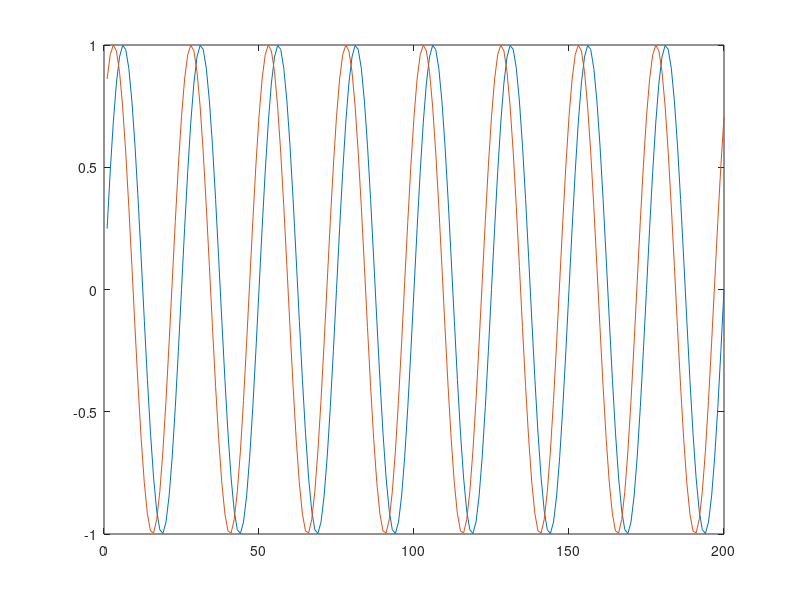
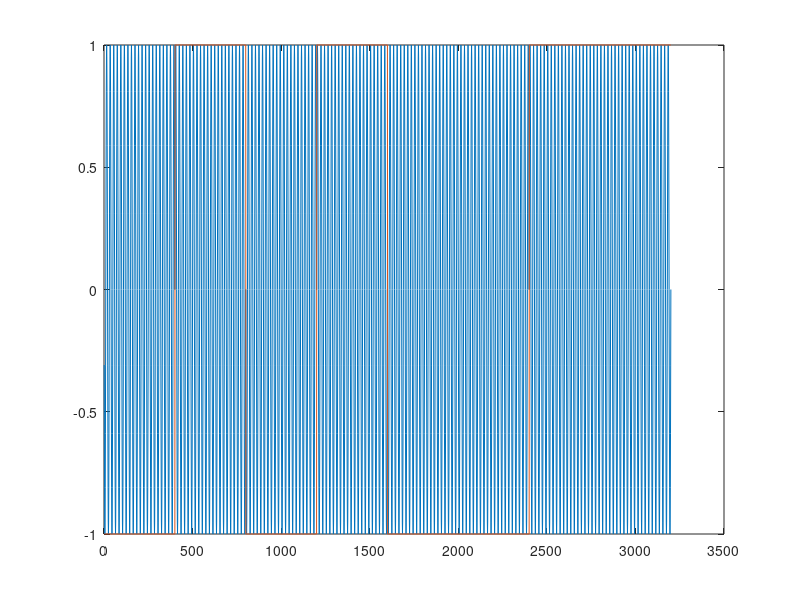
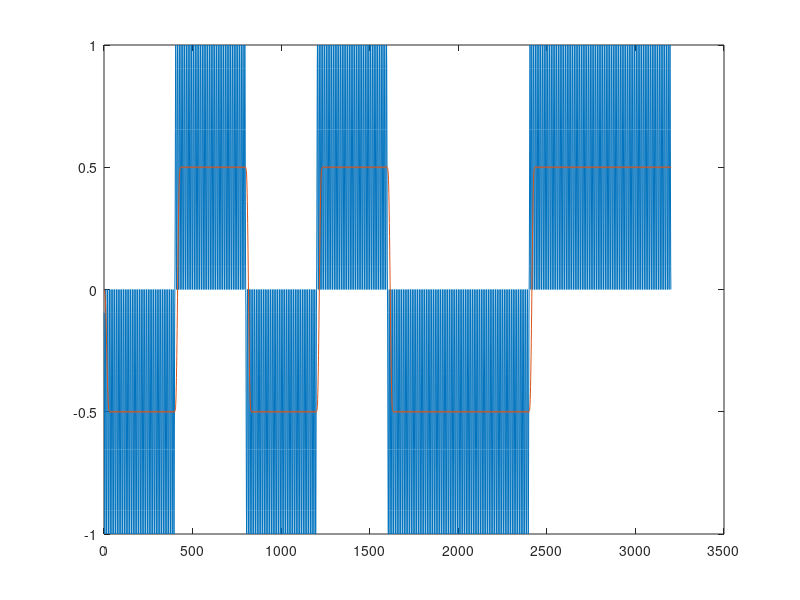

Reproduce these figures in MATLAB, in order.
%% pll
close all;



Fs = 100;
F = 4;
n = 1:2*Fs;
in_sig = sin(2*pi*(F/Fs)*n);
 
ref_sig = sin(2*pi*(F/Fs)*n + pi/4);

figure;
plot(in_sig);
hold on;
plot(ref_sig);

%% bpsk modul



Fs = 1600;
F = 80;
n = 1:2*Fs;

phi =  0;

data = [0 1 0 1 0 0 1 1];


ref_sig  = sin(2*pi*(F/Fs)*n + phi);

new_data = ones(1, numel(ref_sig));

tmp = round(numel(ref_sig) / numel(data));

for i = 1:numel(data)
    
    if data(i) == 0 
        new_data(((i-1)*tmp + 1):(i*tmp)) = -1;
    end
end 


data_sig = ref_sig .* new_data;

figure
plot(data_sig);
hold on;
plot(new_data);

%% bpsk demodul


b = fir1(31, 0.02);

res = data_sig .* ref_sig;

fres = filter(b, 1, res);

figure
plot(res);
hold on;
plot(fres);

%%
Fs1 = 13.56 * 10^6;
tab = 0:Fs1-1;
sin_table = sin(2*pi/Fs1*tab);
cos_table = cos(2*pi/Fs1*tab);

step =  1;
const_s = 0;
const_c = 0;
alpha =  0.95;
for i = 1: numel(data_sig)

%sin cos gen 
s = sin_table(step);
c = cos_table(step);
%sin cos mpy
mp_in_s = data_sig(i) * s;
mp_in_c = data_sig(i) * c;
%constant sin
after_dc_s = mp_in_s - const_s;
const_s = after_dc_s * (1-alpha) + const_s;
%constant cos
after_dc_c = mp_in_c - const_c;
const_c = after_dc_c * (1-alpha) + const_c;

CONSTANT =  const_s * const_c;



end